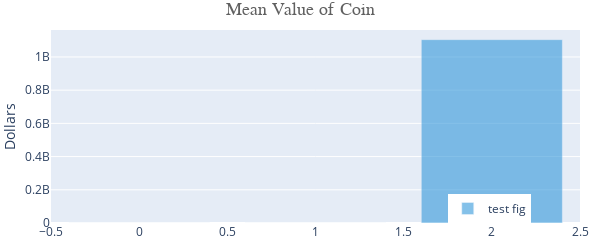

Source (notebook cell):
### Code cell
bar_figure = go.Figure(go.Bar(y=df_bar[sector].sort_values(),
                                  name='test fig',
                                  marker=dict(color='#3498DB'),
                                  opacity=0.6,
                                  hovertemplate='%{y}<br>' + ' %{x}'
                                  ))

    bar_figure.update_layout(title=dict(text='Mean Value of Coin', x=0.5, font=dict(family='Arial', size=18, color='#606060')),
                             margin={"r": 20, "t": 30, "l": 0, "b": 10},
                             legend=dict(y=.0, x=.75),
                             yaxis=dict(title='Dollars'),
                             showlegend=True,
                             )
    bar_figure.update_layout(width=600, height=200)

### Figure 1 — Plotly figure (JSON) as saved in the notebook; plotly's stock layout.template omitted (floating-point values rounded to 4 significant figures)
{"data": [{"hovertemplate": "%{y}<br> %{x}", "marker": {"color": "#3498DB"}, "name": "test fig", "opacity": 0.6, "type": "bar", "y": [53.63, 56.5, 1104000000.0]}], "layout": {"height": 200, "legend": {"x": 0.75, "y": 0}, "margin": {"b": 10, "l": 0, "r": 20, "t": 30}, "showlegend": true, "title": {"font": {"color": "#606060", "family": "Arial", "size": 18}, "text": "Mean Value of Coin", "x": 0.5}, "width": 600, "yaxis": {"title": {"text": "Dollars"}}}}
